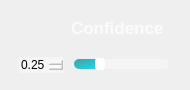
                 <widget class="QFrame" name="Conf_QF">
                  <property name="minimumSize">
                   <size>
                    <width>190</width>
                    <height>90</height>
                   </size>
                  </property>
                  <property name="maximumSize">
                   <size>
                    <width>190</width>
                    <height>90</height>
                   </size>
                  </property>
                  <property name="styleSheet">
                   <string notr="true">QFrame#Conf_QF{
border:2px solid rgba(255, 255, 255, 70);
border-radius:15px;
}</string>
                  </property>
                  <layout class="QVBoxLayout" name="verticalLayout_18">
                   <item>
                    <widget class="QPushButton" name="ToggleBotton_3">
                     <property name="sizePolicy">
                      <sizepolicy hsizetype="Expanding" vsizetype="Fixed">
                       <horstretch>0</horstretch>
                       <verstretch>0</verstretch>
                      </sizepolicy>
                     </property>
                     <property name="minimumSize">
                      <size>
                       <width>0</width>
                       <height>30</height>
                      </size>
                     </property>
                     <property name="maximumSize">
                      <size>
                       <width>16777215</width>
                       <height>30</height>
                      </size>
                     </property>
                     <property name="font">
                      <font>
                       <family>Nirmala UI</family>
                       <pointsize>13</pointsize>
                       <italic>false</italic>
                       <bold>true</bold>
                      </font>
                     </property>
                     <property name="cursor">
                      <cursorShape>ArrowCursor</cursorShape>
                     </property>
                     <property name="mouseTracking">
                      <bool>true</bool>
                     </property>
                     <property name="focusPolicy">
                      <enum>Qt::StrongFocus</enum>
                     </property>
                     <property name="contextMenuPolicy">
                      <enum>Qt::DefaultContextMenu</enum>
                     </property>
                     <property name="layoutDirection">
                      <enum>Qt::LeftToRight</enum>
                     </property>
                     <property name="autoFillBackground">
                      <bool>false</bool>
                     </property>
                     <property name="styleSheet">
                      <string notr="true">QPushButton{
background-image: url(:/all/img/conf.png);
background-repeat: no-repeat;
background-position: left center;
border: none;
border-left: 20px solid transparent;

text-align: left;
padding-left: 40px;
padding-bottom: 4px;
color: rgba(255, 255, 255, 199);
font: 700 13pt &quot;Nirmala UI&quot;;
}</string>
                     </property>
                     <property name="text">
                      <string>Confidence</string>
                     </property>
                     <property name="icon">
                      <iconset theme="zoom-out">
                       <normaloff>.</normaloff>.</iconset>
                     </property>
                     <property name="autoDefault">
                      <bool>false</bool>
                     </property>
                     <property name="default">
                      <bool>false</bool>
                     </property>
                     <property name="flat">
                      <bool>false</bool>
                     </property>
                    </widget>
                   </item>
                   <item>
                    <widget class="QFrame" name="frame">
                     <property name="sizePolicy">
                      <sizepolicy hsizetype="Preferred" vsizetype="Preferred">
                       <horstretch>0</horstretch>
                       <verstretch>0</verstretch>
                      </sizepolicy>
                     </property>
                     <property name="minimumSize">
                      <size>
                       <width>0</width>
                       <height>20</height>
                      </size>
                     </property>
                     <property name="maximumSize">
                      <size>
                       <width>16777215</width>
                       <height>20</height>
                      </size>
                     </property>
                     <layout class="QHBoxLayout" name="horizontalLayout_11">
                      <property name="spacing">
                       <number>10</number>
                      </property>
                      <property name="leftMargin">
                       <number>8</number>
                      </property>
                      <property name="topMargin">
                       <number>0</number>
                      </property>
                      <property name="rightMargin">
                       <number>10</number>
                      </property>
                      <property name="bottomMargin">
                       <number>0</number>
                      </property>
                      <item>
                       <widget class="QDoubleSpinBox" name="conf_spinbox">
                        <property name="cursor">
                         <cursorShape>PointingHandCursor</cursorShape>
                        </property>
                        <property name="styleSheet">
                         <string notr="true">QDoubleSpinBox {
border: 0px solid lightgray;
border-radius: 2px;
background-color: rgba(255,255,255,90);
font: 600 9pt &quot;Segoe UI&quot;;
}
        
QDoubleSpinBox::up-button {
width: 10px;
height: 9px;
margin: 0px 3px 0px 0px;
border-image: url(:/all/img/box_up.png);
}
QDoubleSpinBox::up-button:pressed {
margin-top: 1px;
}
            
QDoubleSpinBox::down-button {
width: 10px;
height: 9px;
margin: 0px 3px 0px 0px;
border-image: url(:/all/img/box_down.png);
}
QDoubleSpinBox::down-button:pressed {
margin-bottom: 1px;
}</string>
                        </property>
                        <property name="minimum">
                         <double>0.010000000000000</double>
                        </property>
                        <property name="maximum">
                         <double>1.000000000000000</double>
                        </property>
                        <property name="singleStep">
                         <double>0.050000000000000</double>
                        </property>
                        <property name="value">
                         <double>0.250000000000000</double>
                        </property>
                       </widget>
                      </item>
                      <item>
                       <widget class="QSlider" name="conf_slider">
                        <property name="cursor">
                         <cursorShape>PointingHandCursor</cursorShape>
                        </property>
                        <property name="styleSheet">
                         <string notr="true">QSlider::groove:horizontal {
border: none;
height: 10px;
background-color: rgba(255,255,255,90);
border-radius: 5px;
}

QSlider::handle:horizontal {
width: 10px;
margin: -1px 0px -1px 0px;
border-radius: 3px;
background-color: white;
}

QSlider::sub-page:horizontal {
background-color: qlineargradient(x1:0, y1:0, x2:1, y2:1, stop:0 #59969b, stop:1 #04e7fa);
border-radius: 5px;
}</string>
                        </property>
                        <property name="minimum">
                         <number>1</number>
                        </property>
                        <property name="maximum">
                         <number>100</number>
                        </property>
                        <property name="value">
                         <number>25</number>
                        </property>
                        <property name="orientation">
                         <enum>Qt::Horizontal</enum>
                        </property>
                       </widget>
                      </item>
                     </layout>
                    </widget>
                   </item>
                  </layout>
                 </widget>
